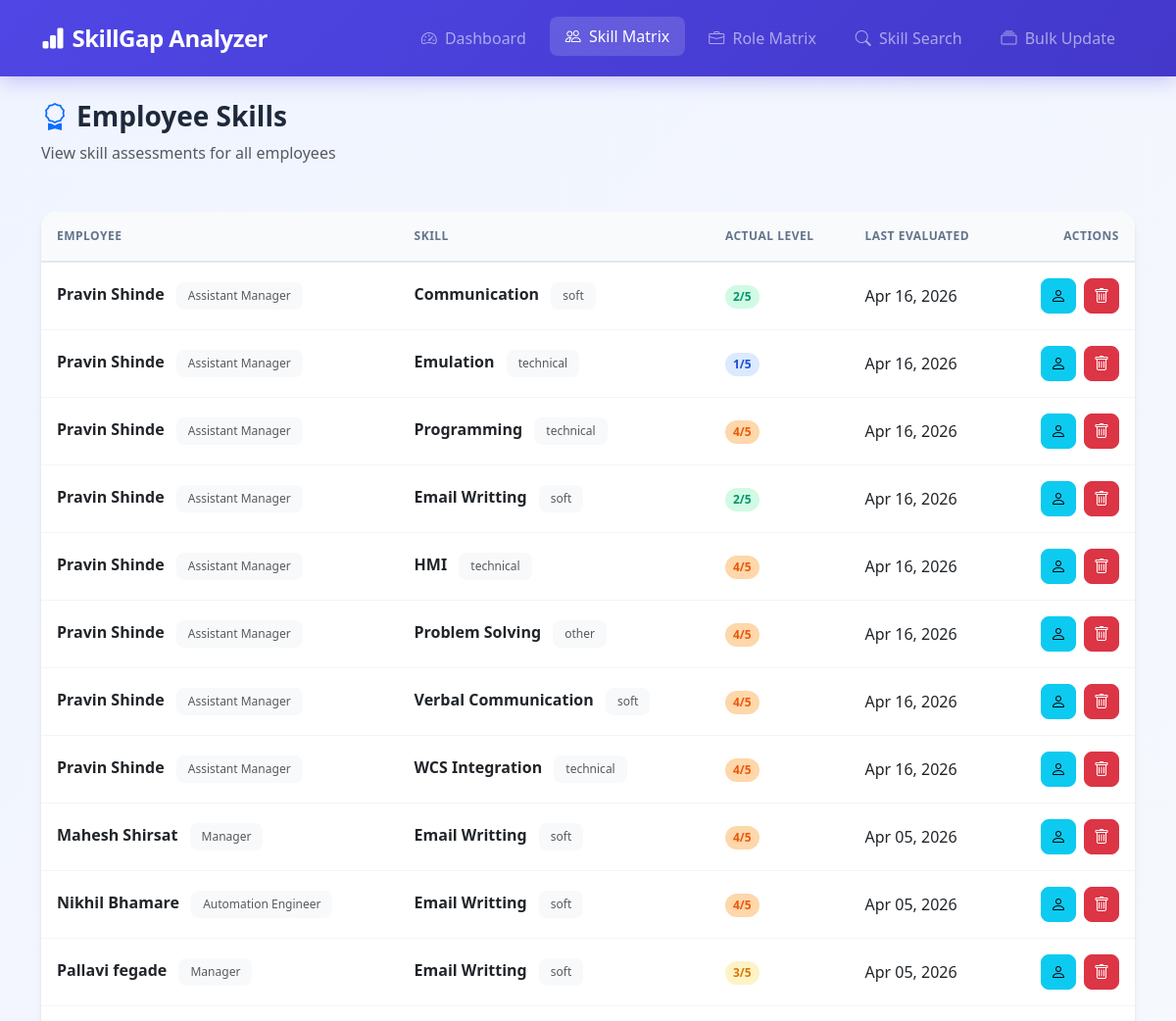
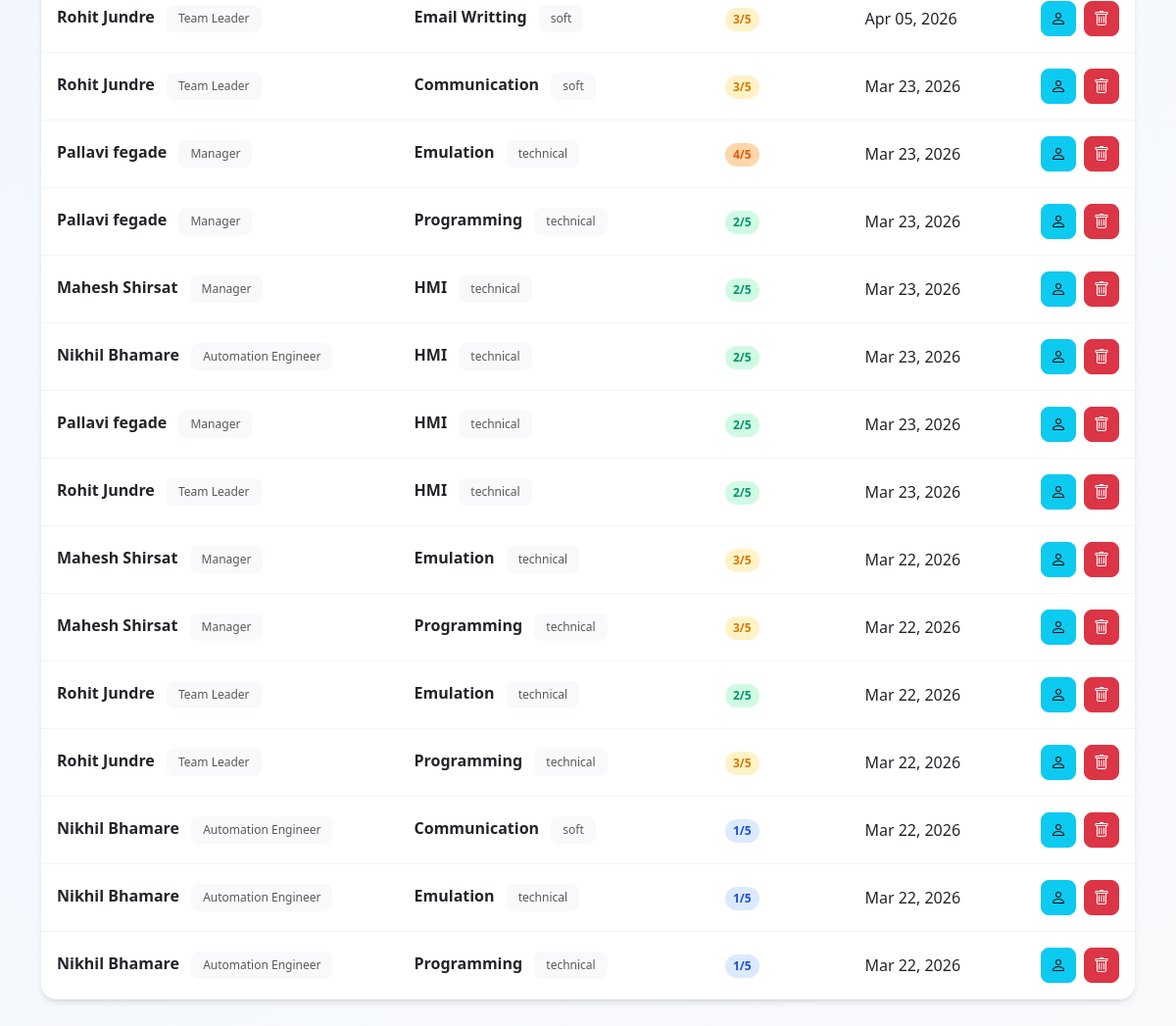
Screenshot of /employee-skills/ with the database file from the repository (2 pictures, top to bottom).
### gap_analysis/models.py (models this page shows, shortened)
class EmployeeSkill(models.Model):
    skill_matrix = models.ForeignKey(SkillMatrix, on_delete=models.CASCADE, related_name='skills')
    skill = models.ForeignKey(Skill, on_delete=models.CASCADE, related_name='employee_skills')
    actual_level = models.IntegerField(
        default=0,
        validators=[MinValueValidator(0), MaxValueValidator(5)]
    )
    notes = models.TextField(blank=True, null=True)
    last_evaluated = models.DateField(auto_now=True)
    class Meta:
        unique_together = ('skill_matrix', 'skill')
        ordering = ['skill__name']

class SkillMatrix(models.Model):
    STATUS_CHOICES = [
        ('active', 'Active'),
        ('inactive', 'Inactive'),
        ('on_leave', 'On Leave'),
    ]
    user = models.OneToOneField(User, on_delete=models.CASCADE, null=True, blank=True)
    name = models.CharField(max_length=100)
    email = models.EmailField(blank=True, null=True)
    manager = models.ForeignKey('self', on_delete=models.SET_NULL, null=True, blank=True, related_name='subordinates')
    role_matrix = models.ForeignKey(RoleMatrix, on_delete=models.SET_NULL, null=True, blank=True, help_text="Assigned Role")
    status = models.CharField(max_length=20, choices=STATUS_CHOICES, default='active')
    join_date = models.DateField(null=True, blank=True)
    class Meta:
        ordering = ['name']

class RoleMatrix(models.Model):
    title = models.CharField(max_length=100, help_text="Role/Job Title")
    department = models.CharField(max_length=100, blank=True, null=True, help_text="Department name")
    description = models.TextField(blank=True, null=True)
    class Meta:
        verbose_name_plural = "Role Matrices"
        ordering = ['title']
    @property
    def name(self):
        return self.title

class Skill(models.Model):
    CATEGORY_CHOICES = [
        ('technical', 'Technical'),
        ('soft', 'Soft Skills'),
        ('leadership', 'Leadership'),
        ('domain', 'Domain Knowledge'),
        ('tools', 'Tools & Software'),
        ('other', 'Other'),
    ]
    name = models.CharField(max_length=100, unique=True)
    category = models.CharField(max_length=100, choices=CATEGORY_CHOICES, blank=True, null=True)
    description = models.TextField(blank=True, null=True)
    class Meta:
        ordering = ['name']

### gap_analysis/views.py (the view)
# urls.py: path('employee-skills/', views.EmployeeSkillListView.as_view(), name='employee_skill_list'),
class EmployeeSkillListView(ListView):
    model = EmployeeSkill
    template_name = 'gap_analysis/employee_skill_list.html'
    context_object_name = 'employee_skills'
    queryset = EmployeeSkill.objects.select_related('skill_matrix', 'skill').all().order_by('-last_evaluated')

### gap_analysis/templates/gap_analysis/employee_skill_list.html (shortened to what this page needs)
{% extends 'gap_analysis/base.html' %}
{% block content %}
<div class="animate-fade-in">
    <div class="page-header">
        <div>
            <h1 class="page-title">
                <i class="bi bi-award me-2 text-primary"></i>Employee Skills
            </h1>
            <p class="text-muted mt-1">View skill assessments for all employees</p>
        </div>
    </div>
    {% if employee_skills %}
    <div class="card">
        <div class="card-body p-0">
            <div class="table-responsive">
                <table class="table table-hover mb-0">
                    <thead>
                        <tr>
                            <th>Employee</th>
                            <th>Skill</th>
                            <th>Actual Level</th>
                            <th>Last Evaluated</th>
                            <th class="text-end">Actions</th>
                        </tr>
                    </thead>
                    <tbody>
                        {% for es in employee_skills %}
                        <tr>
                            <td>
                                <strong>{{ es.skill_matrix.name }}</strong>
                                {% if es.skill_matrix.role_matrix %}
                                    <span class="badge bg-light text-muted ms-2">{{ es.skill_matrix.role_matrix.title }}</span>
                                {% endif %}
                            </td>
                            <td>
                                <strong>{{ es.skill.name }}</strong>
                                {% if es.skill.category %}
                                    <span class="badge bg-light text-muted ms-2">{{ es.skill.category }}</span>
                                {% endif %}
                            </td>
                            <td>
                                <span class="level-badge level-{{ es.actual_level }}">{{ es.actual_level }}/5</span>
                            </td>
                            <td>{{ es.last_evaluated|date:"M d, Y" }}</td>
                            <td>
                                <div class="d-flex justify-content-end gap-2">
                                    <a href="{% url 'employee_profile' es.skill_matrix.id %}" class="btn btn-info btn-icon" title="View Profile">
                                        <i class="bi bi-person"></i>
                                    </a>
                                    <a href="{% url 'employee_skill_delete' es.id %}" class="btn btn-danger btn-icon" title="Delete">
                                        <i class="bi bi-trash"></i>
                                    </a>
                                </div>
                            </td>
                        </tr>
                        {% endfor %}
                    </tbody>
                </table>
            </div>
        </div>
    </div>
    {% endif %}
</div>
{% endblock %}

### gap_analysis/templates/gap_analysis/base.html (style rules this page uses)
:root { --primary: #4f46e5; --primary-dark: #4338ca; --secondary: #64748b; --success: #10b981; --warning: #f59e0b; --danger: #ef4444; --light: #f8fafc; --dark: #1e293b; --card-shadow: 0 4px 6px -1px rgba(0, 0, 0, 0.1), 0 2px 4px -2px rgba(0, 0, 0, 0.1); --card-hover-shadow: 0 20px 25px -5px rgba(0, 0, 0, 0.1), 0 8px 10px -6px rgba(0, 0, 0, 0.1); --transition: all 0.3s ease; }
* { box-sizing: border-box; }
body { background: linear-gradient(135deg, #f0f4ff 0%, #f8fafc 100%); min-height: 100vh; font-family: 'Segoe UI', system-ui, -apple-system, sans-serif; }
.card { border: none; border-radius: 16px; box-shadow: var(--card-shadow); transition: var(--transition); background: white; overflow: hidden; }
.card-body { padding: 1.5rem; }
.btn { border-radius: 10px; font-weight: 500; padding: 0.5rem 1.25rem; transition: var(--transition); }
.table { margin-bottom: 0; }
.table thead th { background: #f8fafc; color: var(--secondary); font-weight: 600; text-transform: uppercase; font-size: 0.75rem; letter-spacing: 0.5px; border-bottom: 2px solid #e2e8f0; padding: 1rem; }
.table tbody tr { transition: var(--transition); }
.table tbody td { padding: 1rem; vertical-align: middle; border-color: #f1f5f9; }
.badge { padding: 0.5rem 0.75rem; border-radius: 8px; font-weight: 500; }
.animate-fade-in { animation: fadeInUp 0.5s ease forwards; }

### gap_analysis/templates/gap_analysis/employee_skill_list.html (style rules this page uses)
.page-header { display: flex; justify-content: space-between; align-items: center; margin-bottom: 2rem; }
.page-title { font-size: 1.75rem; font-weight: 700; color: #1e293b; }
.btn-icon { width: 36px; height: 36px; padding: 0; display: flex; align-items: center; justify-content: center; border-radius: 8px; }
.level-badge { display: inline-flex; align-items: center; justify-content: center; min-width: 32px; height: 24px; padding: 0 8px; border-radius: 12px; font-size: 0.75rem; font-weight: 600; }
.level-1 { background: #dbeafe; color: #1d4ed8; }
.level-2 { background: #d1fae5; color: #059669; }
.level-3 { background: #fef3c7; color: #d97706; }
.level-4 { background: #fed7aa; color: #ea580c; }
.animate-fade-in { animation: fadeInUp 0.5s ease forwards; }

### rows the page displays
EmployeeSkill: skill_matrix.name "Pravin Shinde", skill_matrix.role_matrix "Assistant Manager", skill.name "Communication", skill.category "soft", actual_level "2", last_evaluated "Apr 16, 2026"
EmployeeSkill: skill_matrix.name "Pravin Shinde", skill_matrix.role_matrix "Assistant Manager", skill.name "Emulation", skill.category "technical", actual_level "1", last_evaluated "Apr 16, 2026"
EmployeeSkill: skill_matrix.name "Pravin Shinde", skill_matrix.role_matrix "Assistant Manager", skill.name "Programming", skill.category "technical", actual_level "4", last_evaluated "Apr 16, 2026"
EmployeeSkill: skill_matrix.name "Pravin Shinde", skill_matrix.role_matrix "Assistant Manager", skill.name "Email Writting", skill.category "soft", actual_level "2", last_evaluated "Apr 16, 2026"
EmployeeSkill: skill_matrix.name "Pravin Shinde", skill_matrix.role_matrix "Assistant Manager", skill.name "HMI", skill.category "technical", actual_level "4", last_evaluated "Apr 16, 2026"
EmployeeSkill: skill_matrix.name "Pravin Shinde", skill_matrix.role_matrix "Assistant Manager", skill.name "Problem Solving", skill.category "other", actual_level "4", last_evaluated "Apr 16, 2026"
EmployeeSkill: skill_matrix.name "Pravin Shinde", skill_matrix.role_matrix "Assistant Manager", skill.name "Verbal Communication", skill.category "soft", actual_level "4", last_evaluated "Apr 16, 2026"
EmployeeSkill: skill_matrix.name "Pravin Shinde", skill_matrix.role_matrix "Assistant Manager", skill.name "WCS Integration", skill.category "technical", actual_level "4", last_evaluated "Apr 16, 2026"
EmployeeSkill: skill_matrix.name "Mahesh Shirsat", skill_matrix.role_matrix "Manager", skill.name "Email Writting", skill.category "soft", actual_level "4", last_evaluated "Apr 05, 2026"
EmployeeSkill: skill_matrix.name "Nikhil Bhamare", skill_matrix.role_matrix "Automation Engineer", skill.name "Email Writting", skill.category "soft", actual_level "4", last_evaluated "Apr 05, 2026"
EmployeeSkill: skill_matrix.name "Pallavi fegade", skill_matrix.role_matrix "Manager", skill.name "Email Writting", skill.category "soft", actual_level "3", last_evaluated "Apr 05, 2026"
EmployeeSkill: skill_matrix.name "Rohit Jundre", skill_matrix.role_matrix "Team Leader", skill.name "Email Writting", skill.category "soft", actual_level "3", last_evaluated "Apr 05, 2026"
EmployeeSkill: skill_matrix.name "Rohit Jundre", skill_matrix.role_matrix "Team Leader", skill.name "Communication", skill.category "soft", actual_level "3", last_evaluated "Mar 23, 2026"
EmployeeSkill: skill_matrix.name "Pallavi fegade", skill_matrix.role_matrix "Manager", skill.name "Emulation", skill.category "technical", actual_level "4", last_evaluated "Mar 23, 2026"
EmployeeSkill: skill_matrix.name "Pallavi fegade", skill_matrix.role_matrix "Manager", skill.name "Programming", skill.category "technical", actual_level "2", last_evaluated "Mar 23, 2026"
EmployeeSkill: skill_matrix.name "Mahesh Shirsat", skill_matrix.role_matrix "Manager", skill.name "HMI", skill.category "technical", actual_level "2", last_evaluated "Mar 23, 2026"
EmployeeSkill: skill_matrix.name "Nikhil Bhamare", skill_matrix.role_matrix "Automation Engineer", skill.name "HMI", skill.category "technical", actual_level "2", last_evaluated "Mar 23, 2026"
EmployeeSkill: skill_matrix.name "Pallavi fegade", skill_matrix.role_matrix "Manager", skill.name "HMI", skill.category "technical", actual_level "2", last_evaluated "Mar 23, 2026"
EmployeeSkill: skill_matrix.name "Rohit Jundre", skill_matrix.role_matrix "Team Leader", skill.name "HMI", skill.category "technical", actual_level "2", last_evaluated "Mar 23, 2026"
EmployeeSkill: skill_matrix.name "Mahesh Shirsat", skill_matrix.role_matrix "Manager", skill.name "Emulation", skill.category "technical", actual_level "3", last_evaluated "Mar 22, 2026"
EmployeeSkill: skill_matrix.name "Mahesh Shirsat", skill_matrix.role_matrix "Manager", skill.name "Programming", skill.category "technical", actual_level "3", last_evaluated "Mar 22, 2026"
EmployeeSkill: skill_matrix.name "Rohit Jundre", skill_matrix.role_matrix "Team Leader", skill.name "Emulation", skill.category "technical", actual_level "2", last_evaluated "Mar 22, 2026"
EmployeeSkill: skill_matrix.name "Rohit Jundre", skill_matrix.role_matrix "Team Leader", skill.name "Programming", skill.category "technical", actual_level "3", last_evaluated "Mar 22, 2026"
EmployeeSkill: skill_matrix.name "Nikhil Bhamare", skill_matrix.role_matrix "Automation Engineer", skill.name "Communication", skill.category "soft", actual_level "1", last_evaluated "Mar 22, 2026"
EmployeeSkill: skill_matrix.name "Nikhil Bhamare", skill_matrix.role_matrix "Automation Engineer", skill.name "Emulation", skill.category "technical", actual_level "1", last_evaluated "Mar 22, 2026"
EmployeeSkill: skill_matrix.name "Nikhil Bhamare", skill_matrix.role_matrix "Automation Engineer", skill.name "Programming", skill.category "technical", actual_level "1", last_evaluated "Mar 22, 2026"
